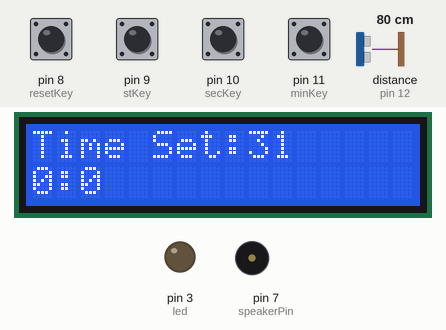
Simulated run of this sketch. Board: Arduino Uno, built with avr-gcc and run on an emulated ATmega328P. Parts: 16×2 character LCD, output pins drawn as LEDs (lit = HIGH), buzzer (waves = sounding). Wiring (inferred from the names in the program): ultrasonic range finder: trigger pin 13; echo pin 12. The test bench sets the inputs (shaded band); at power-on: pin 8 (resetKey), pin 9 (stKey), pin 10 (secKey), pin 11 (minKey) LOW, distance to the obstacle (sensor on pin 12) 80 cm. The echo pulse lasts 58.3 µs per cm; pins used as bus, display or sensor lines are not drawn.

Above: at 1.2 s.
1.3 s: pin 9 (stKey) pulled HIGH for 0.15 s
At 1.78 s:
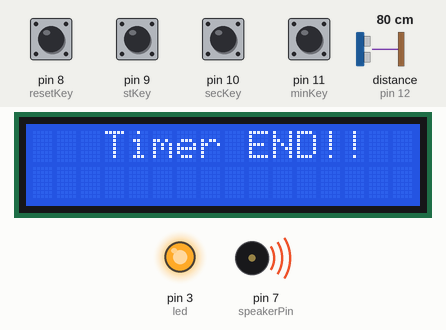
3.4 s: pin 8 (resetKey) pulled HIGH for 0.15 s
At 3.53 s:
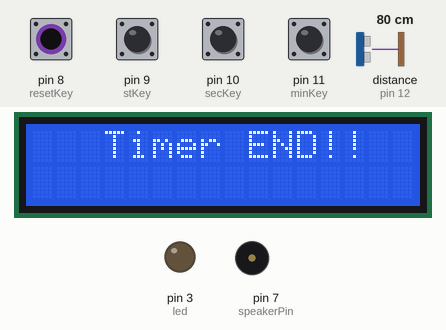
5.0 s: distance to the obstacle (sensor on pin 12) set to 2 cm
At 5.7 s:
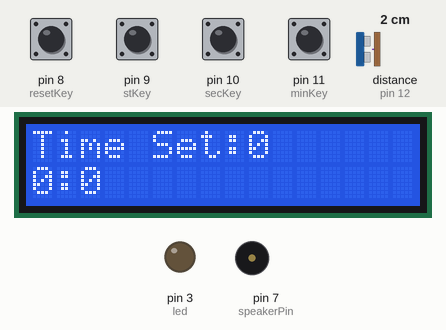
6.5 s: distance to the obstacle (sensor on pin 12) set to 4 cm
At 7.0 s:
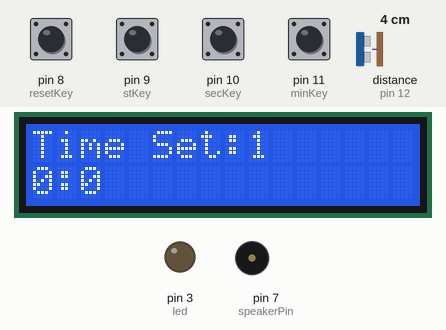
8.0 s: pin 10 (secKey) pulled HIGH for 0.15 s
At 8.4 s:
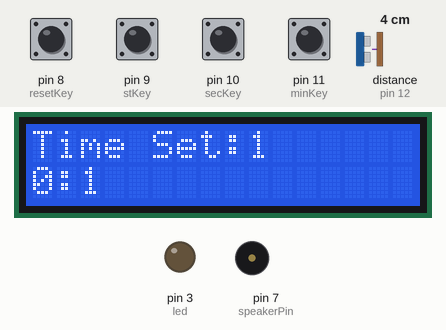
9.6 s: pin 9 (stKey) pulled HIGH for 1 s
At 11.6 s:
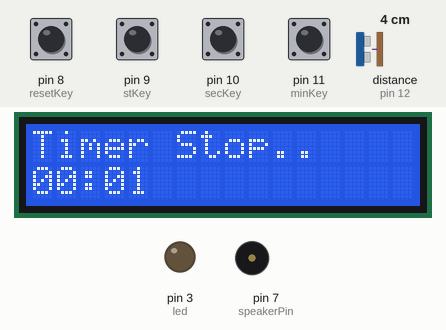
Timing chart, 0 to 13.1 s (numbered marks = the images above; inputs shaded):
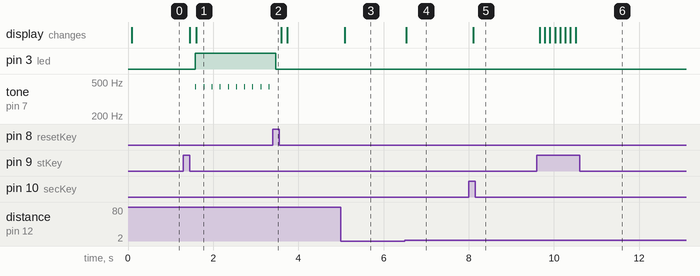

Measured:
- after the input at 1.3 s, pin 3 (led): LOW → HIGH after 0.28 s; tone on pin 7 (speakerPin): alternates 440 Hz for 0.02 s and silent for 0.17 s, starting after 0.28 s; the display: first changes after 0.15 s (image 1 shows a later state)
- after the input at 3.4 s, pin 3 (led): HIGH → LOW after 0.06 s; tone on pin 7 (speakerPin): stops changing and stays silent
- after the input at 5.0 s, the display: changes after 0.09 s (image 3)
- after the input at 6.5 s, the display: changes at once (image 4)
- after the input at 8.0 s, the display: changes after 0.10 s (image 5)
- after the input at 9.6 s, the display: first changes after 0.07 s (image 6 shows a later state)

The sketch:

ultraTimer.ino
```cpp
#define trigPin 13
#define echoPin 12
#include <Wire.h>
#include <LiquidCrystal_I2C.h>

const int led=3;
const int speakerPin=7;
const int resetKey=8; //초기화 버튼
const int stKey=9;  //시작, 정지 버튼
const int secKey=10;  //초 설정 버튼
const int minKey=11;  //분 설정 버튼

int setMinute = 0;
int setSecond = 0;
int setTime = 0;
int curTime = 0;
unsigned long prev_time = 0;  //이전 시간 저장을 위한 변수

bool resetPressed = false;
bool stPressed = false;
bool minKeyPressed = false;
bool secKeyPressed = false;

//타이머 단계 설정
const int SETUP = 0;
const int RUNNING = 1;
const int END = 2;
const int VIEW = 3; //타이머 작동 중 멈췄을 때

int curState = SETUP; //현재 단계

LiquidCrystal_I2C lcd(0x3f, 16, 2);

void setup()
{
    pinMode(speakerPin,OUTPUT);
    pinMode(led,OUTPUT);
    pinMode(minKey,INPUT);
    pinMode(secKey,INPUT);
    pinMode(stKey,INPUT);
    pinMode(resetKey, INPUT);
    pinMode(trigPin, OUTPUT);
    pinMode(echoPin, INPUT);
    lcd.begin();
    lcd.backlight();
    Serial.begin(9600);
}

long microsecondsToInches(long microseconds)
{
   return (microseconds / 74 / 2);
}
//초음파 센서로 거리값을 읽어 반환
int ultraSensor()
{
    int duration;
    digitalWrite(trigPin, LOW);
    delayMicroseconds(2);
    digitalWrite(trigPin, HIGH);
    delayMicroseconds(10);
    digitalWrite(trigPin, LOW);
    duration = pulseIn(echoPin, HIGH);
    return microsecondsToInches(duration);
}
//타이머 시간 및 단계 리셋
void reset(){
  curState = SETUP;
  setMinute = 0;
  setSecond = 0;
}

void loop()
{
    int val; //타이머 시간 설정을 위한 변수
    unsigned long current_time; //현재까지 지나간 시간

    resetPressed = false; //reset버튼
    minKeyPressed = false;  //minute버튼
    secKeyPressed = false;  //second버튼
    stPressed = false;  //start/stop 버튼

    if(digitalRead(resetKey) == HIGH) resetPressed = true;
    if(digitalRead(stKey) == HIGH)  stPressed = true;
    if(digitalRead(minKey) == HIGH) minKeyPressed = true;
    if(digitalRead(secKey) == HIGH) secKeyPressed = true;

    //타이머 각 단계별 진행 과정
    switch(curState)
    {
      case SETUP:  //시간 설정
        val = ultraSensor();  //시간 설정을 위한 초음파센서 거리값 반환
        if(val>=60) val = 0;  //거리 60인치이상은 시간을 0으로 인식하기 위해
        if(resetPressed)  reset();
        if(minKeyPressed) setMinute = val;
        if(secKeyPressed) setSecond = val;
        if(stPressed)
        {
          curState = RUNNING;
          setTime = (setMinute*60)+setSecond;
          curTime = setTime;
          prev_time = millis(); //시작 시 아두이노의 시간 정보를 저장하기 시작
        }
        break;

      case RUNNING: //타이머 작동 중

        if(stPressed)  curState = VIEW; //작동 중 정지를 눌렀을 경우 그대로 멈춘다
        if(resetPressed)  curState = SETUP;
        break;

      //시간이 종료된 후 reset버튼을 누르면 부저가 멈추고 LED OFF
      case END:
        if(resetPressed) {
          curState = SETUP;
          digitalWrite(led, LOW);
          noTone(speakerPin);
          delay(100);
        }
        break;
     //타이머 작동 중 start/stop 버튼을 눌렀을 때
      case VIEW:

        if(stPressed) curState = RUNNING;
        if(resetPressed) curState = SETUP;
        break;
    }

    //LCD에 표현하는 부분
    switch(curState)
    {
      case SETUP:
        if(val>=60) val=0;
        lcd.setCursor(0,0);
        lcd.print("Time Set:");
        lcd.print(val);
        lcd.print("         ");
        lcd.setCursor(0,1);
        lcd.print(setMinute);
        lcd.print(":");
        lcd.print(setSecond);
        lcd.print("         ");
        break;
      case RUNNING:
        lcd.setCursor(0,0);
        lcd.print("Timer Running..");
        lcd.setCursor(0,1);
        if((curTime/60)<10) lcd.print("0");
        lcd.print(curTime/60);
        lcd.print(":");
        if((curTime%60)<10) lcd.print("0");
        lcd.print(curTime%60);
        break;
      case END:
        lcd.setCursor(0,0);
        lcd.print("   Timer END!!  ");
        lcd.setCursor(0,1);
        lcd.print("                ");
        break;
      case VIEW:
        lcd.setCursor(0,0);
        lcd.print("Timer Stop..   ");
        lcd.setCursor(0,1);
        if((curTime/60)<10) lcd.print("0");
        lcd.print(curTime/60);
        lcd.print(":");
        if((curTime%60)<10) lcd.print("0");
        lcd.print(curTime%60);
        break;
    }

    //시간이 흐르는 부분 관리
    switch(curState)
    {
      case SETUP:
        break;
      case RUNNING:
        current_time = millis();  //현재까지 지나온 시간
        //이전 시간과 현재 시간을 빼서 1000ms(1초)이상이면 curTime에서 1초 감소
        if(current_time - prev_time >= 1000){
          curTime--;
          prev_time = current_time; //다음 간격을 위해 현재 시간을 이전 시간에 저장
        }
        if(curTime <= 0)  curState = END;  //시간이 0보다 작아지면 끝
        break;
      case END:
        digitalWrite(led, HIGH);
        tone(speakerPin, 440);
        delay(20);
        noTone(speakerPin);
        delay(40);
        break;
    }
    delay(100);
}
```
